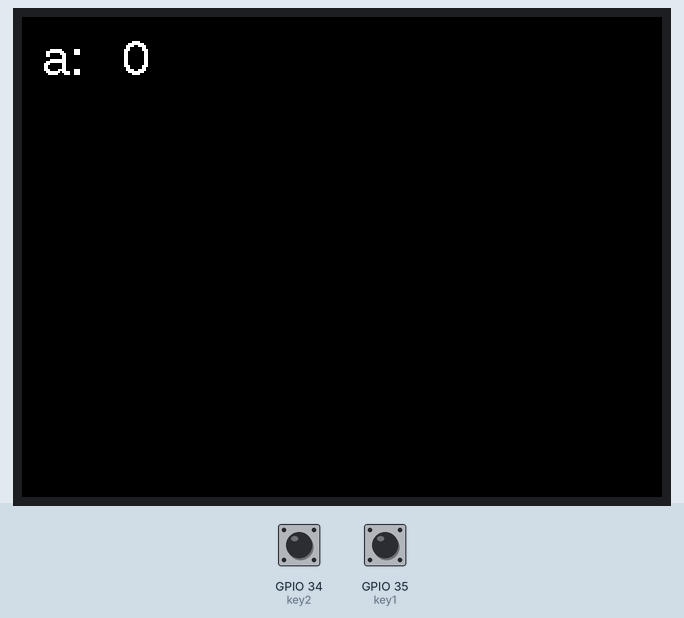
The sketch below on a simulated ESP32. On the bench: 320×240 colour display. Inputs (shaded band) come from the test bench; at power-on: GPIO 34 (key2) LOW, GPIO 35 (key1) LOW. What the sketch prints to the serial monitor is not drawn.

Above: at 1.4 s.
1.5 s: GPIO 34 (key2) pulled HIGH for 0.15 s
At 1.57 s:
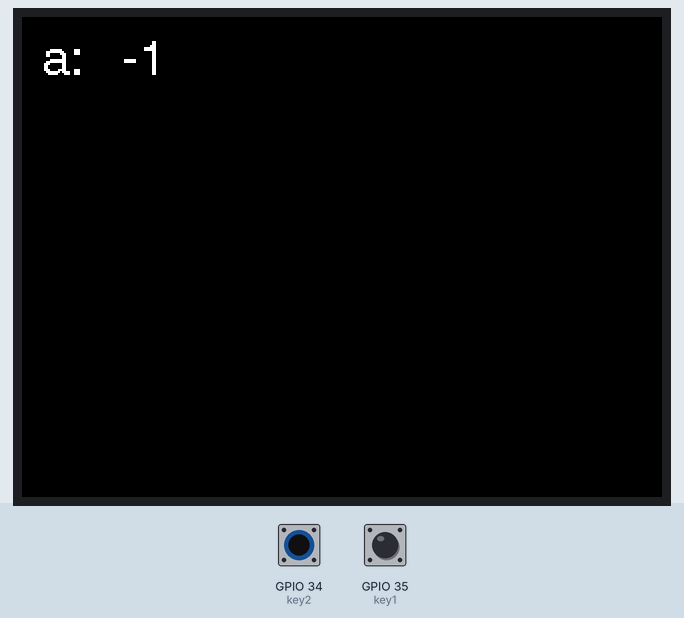

Measured:
- after the input at 1.5 s, the display: changes at once (image 1)

The sketch:

LuningViaKey.ino
```cpp
/*******************************************************
   Baize_ServoDriver_esp32
   功能：按键调参
   引脚：MOSI:21   CLK:18   RS:12   RES:13   CS:5   BLK:15
   Designer: Allen
   E-mail:953598974@qq.com
   Date:2022-09-09 23:30
*******************************************************/
#include <SPI.h>
#include <TFT_eSPI.h>
#define key1 35
#define key2 34
#define key3 39
#define key4 36

bool key1s=0,key2s=0,key3s=0,key4s=0;
int a=0,b=0;

TFT_eSPI TFT = TFT_eSPI();
char cmd = 'e';//a:forward b:backward c:left d:right e:stop

long times=0;

void setup() {
  Serial.begin(115200);
    TFT.init();
    TFT.setRotation(3);
    TFT.fillScreen(TFT_BLACK);
    TFT.initDMA();

    pinMode(key1,INPUT);
    pinMode(key2,INPUT);
    pinMode(key3,INPUT);
    pinMode(key4,INPUT);

    times = millis();
}

void loop() {
//  TFT.setCursor(10, 10, 4);//前俩参数是位置(横纵坐标),第三个参数是字体大小
//  TFT.setTextColor(TFT_WHITE, TFT_BLACK);
//  TFT.println("Hello Allen!\n");
  if(cmd == 'a')
  {

  }
  else if(cmd == 'b')
  {

  }
  else if(cmd == 'd')
  {

  }
  else if(cmd =='e')
  {
    Serial.println("hello");
    if(digitalRead(key1)==1)
    {
      delay(5);
      if(digitalRead(key1)==1)
      {
        if(key1s==0)
        {
          a++;
          key1s=1;

        }
      }
    }
    if(digitalRead(key1)==0)
    {
      delay(5);
      if(digitalRead(key1)==0)
      {
        if(key1s==1)
        {
          key1s=0;

        }
      }
    }
    if(digitalRead(key2)==1)
    {
      delay(5);
      if(digitalRead(key2)==1)
      {
        if(key2s==0)
        {
          a--;
          key2s=1;
        }
      }
    }
    if(digitalRead(key2)==0)
    {
      delay(5);
      if(digitalRead(key2)==0)
      {
        if(key2s==1)
        {
          key2s=0;
        }
      }
    }
  }
  else if(cmd == 'f')
  {

  }
          TFT.setCursor(10, 10, 4);//前俩参数是位置(横纵坐标),第三个参数是字体大小
          TFT.setTextColor(TFT_WHITE, TFT_BLACK);
          TFT.println("a:");
          TFT.drawNumber(a, 50, 10);               // Draw float using current font
  if(millis()-times>100)
  {
    TFT.fillScreen(TFT_BLACK);
    times = millis();
  }
}
```
